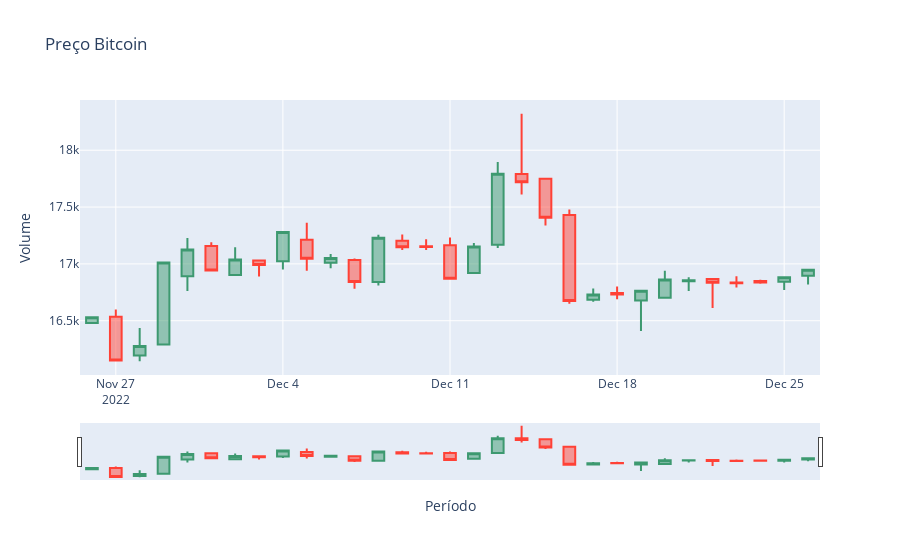

Here is the notebook cell this chart was saved with:
### Markdown cell above
Finally we are now ready to use plotly to create our Candlestick Chart.

### Code cell
fig = go.Figure(data=[go.Candlestick(x=candlestick_data['date'],
                open=candlestick_data['Price']['first'], 
                high=candlestick_data['Price']['max'],
                low=candlestick_data['Price']['min'], 
                close=candlestick_data['Price']['last'])
                ])

fig.update_layout(title='Preço Bitcoin',
    yaxis_title='Volume',
    xaxis_title = 'Período'
        )

fig.show()
